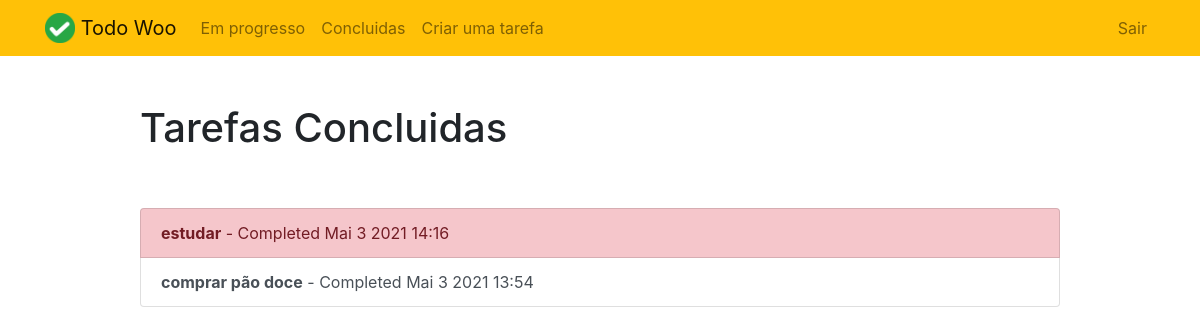
The app's page /completed/ (signed in), older data.
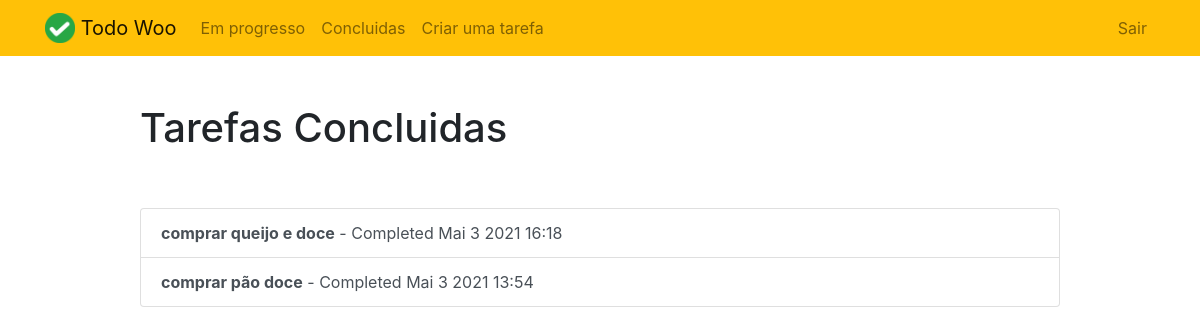
The same page, newer data.
### todo/models.py (models this page shows, shortened)
class Todo(models.Model):
    title = models.CharField(max_length=100)
    memo = models.TextField(blank=True)
    created = models.DateTimeField(auto_now_add=True)
    datecompleted =  models.DateTimeField(null=True)
    important = models.BooleanField(default=False)
    user = models.ForeignKey(User,on_delete=models.CASCADE)

### todo/views.py (the view)
# urls.py: path('completed/', views.completedtodos, name='completedtodos'),
@login_required
def completedtodos(request):
    todos = Todo.objects.filter(user=request.user, datecompleted__isnull=False).order_by('-datecompleted')
    return render(request, 'completedtodos.html',{'todos':todos})

### todo/templates/completedtodos.html
{% extends "base.html" %}
{% block content %}
    <div class="row justify-content-center mt-5">
        <div class="col-md-10">
            <h1> Tarefas Concluidas </h1>
        </div>
    </div>
    <div class="row justify-content-center mt-5">
        <div class="col-md-10">
            <div class="list-group">
                {% for todo in todos %}
                    <a href="{% url 'viewtodo' todo.id %}" class="list-group-item list-group-item-action{% if todo.important %} list-group-item-danger{% endif %}"><b>{{ todo.title }}</b> - Completed {{ todo.datecompleted|date:'M j Y H:i' }}</a>
                {% endfor %}
            </div>
        </div>
    </div>
{% endblock %}

Row changes from the older to the newer data that the page shows:
removed Todo: title "estudar", datecompleted "Mai 3 2021 14:16", important True (drawn)
added Todo: title "comprar queijo e doce", datecompleted "Mai 3 2021 16:18"
